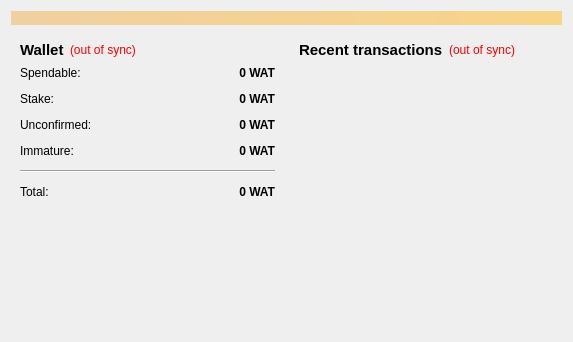
<?xml version="1.0" encoding="UTF-8"?>
<ui version="4.0">
 <class>OverviewPage</class>
 <widget class="QWidget" name="OverviewPage">
  <property name="geometry">
   <rect>
    <x>0</x>
    <y>0</y>
    <width>573</width>
    <height>342</height>
   </rect>
  </property>
  <property name="windowTitle">
   <string>Form</string>
  </property>
  <layout class="QVBoxLayout" name="topLayout">
   <item>
    <widget class="QLabel" name="labelAlerts">
     <property name="visible">
      <bool>false</bool>
     </property>
     <property name="styleSheet">
      <string notr="true">background-color: qlineargradient(x1: 0, y1: 0, x2: 1, y2: 0, stop:0 #F0D0A0, stop:1 #F8D488);  color:#000000
</string>
     </property>
     <property name="wordWrap">
      <bool>true</bool>
     </property>
     <property name="margin">
      <number>3</number>
     </property>
    </widget>
   </item>
   <item>
    <layout class="QHBoxLayout" name="horizontalLayout" stretch="1,1">
     <item>
      <layout class="QVBoxLayout" name="verticalLayout_2">
       <item>
        <widget class="QWidget" name="widget" native="true">
         <layout class="QVBoxLayout" name="verticalLayout_4">
          <item>
           <layout class="QHBoxLayout" name="horizontalLayout_4">
            <item>
             <widget class="QLabel" name="label_5">
              <property name="font">
               <font>
                <pointsize>11</pointsize>
                <weight>75</weight>
                <bold>true</bold>
               </font>
              </property>
              <property name="text">
               <string>Wallet</string>
              </property>
             </widget>
            </item>
            <item>
             <widget class="QLabel" name="labelWalletStatus">
              <property name="toolTip">
               <string>The displayed information may be out of date. Your wallet automatically synchronizes with the Watcoin network after a connection is established, but this process has not completed yet.</string>
              </property>
              <property name="styleSheet">
               <string notr="true">QLabel { color: red; }</string>
              </property>
              <property name="text">
               <string notr="true">(out of sync)</string>
              </property>
              <property name="alignment">
               <set>Qt::AlignLeading|Qt::AlignLeft|Qt::AlignVCenter</set>
              </property>
             </widget>
            </item>
            <item>
             <spacer name="horizontalSpacer_2">
              <property name="orientation">
               <enum>Qt::Horizontal</enum>
              </property>
              <property name="sizeHint" stdset="0">
               <size>
                <width>40</width>
                <height>20</height>
               </size>
              </property>
             </spacer>
            </item>
           </layout>
          </item>
          <item>
           <layout class="QFormLayout" name="formLayout_2">
            <property name="fieldGrowthPolicy">
             <enum>QFormLayout::AllNonFixedFieldsGrow</enum>
            </property>
            <property name="horizontalSpacing">
             <number>12</number>
            </property>
            <property name="verticalSpacing">
             <number>12</number>
            </property>
            <item row="0" column="0">
             <widget class="QLabel" name="label">
              <property name="text">
               <string>Spendable:</string>
              </property>
             </widget>
            </item>
            <item row="0" column="1">
             <widget class="QLabel" name="labelBalance">
              <property name="font">
               <font>
                <weight>75</weight>
                <bold>true</bold>
               </font>
              </property>
              <property name="cursor">
               <cursorShape>IBeamCursor</cursorShape>
              </property>
              <property name="toolTip">
               <string>Your current spendable balance</string>
              </property>
              <property name="text">
               <string notr="true">0 WAT</string>
              </property>
              <property name="alignment">
               <set>Qt::AlignRight|Qt::AlignTrailing|Qt::AlignVCenter</set>
              </property>
              <property name="textInteractionFlags">
               <set>Qt::LinksAccessibleByMouse|Qt::TextSelectableByKeyboard|Qt::TextSelectableByMouse</set>
              </property>
             </widget>
            </item>
            <item row="1" column="0">
             <widget class="QLabel" name="label_6">
              <property name="text">
               <string>Stake:</string>
              </property>
             </widget>
            </item>
            <item row="1" column="1">
             <widget class="QLabel" name="labelStake">
              <property name="font">
               <font>
                <weight>75</weight>
                <bold>true</bold>
               </font>
              </property>
              <property name="cursor">
               <cursorShape>IBeamCursor</cursorShape>
              </property>
              <property name="toolTip">
               <string>Total of coins that was staked, and do not yet count toward the current balance</string>
              </property>
              <property name="text">
               <string notr="true">0 WAT</string>
              </property>
              <property name="alignment">
               <set>Qt::AlignRight|Qt::AlignTrailing|Qt::AlignVCenter</set>
              </property>
              <property name="textInteractionFlags">
               <set>Qt::LinksAccessibleByMouse|Qt::TextSelectableByKeyboard|Qt::TextSelectableByMouse</set>
              </property>
             </widget>
            </item>
            <item row="2" column="0">
             <widget class="QLabel" name="label_3">
              <property name="text">
               <string>Unconfirmed:</string>
              </property>
             </widget>
            </item>
            <item row="2" column="1">
             <widget class="QLabel" name="labelUnconfirmed">
              <property name="font">
               <font>
                <weight>75</weight>
                <bold>true</bold>
               </font>
              </property>
              <property name="cursor">
               <cursorShape>IBeamCursor</cursorShape>
              </property>
              <property name="toolTip">
               <string>Total of transactions that have yet to be confirmed, and do not yet count toward the current balance</string>
              </property>
              <property name="text">
               <string notr="true">0 WAT</string>
              </property>
              <property name="alignment">
               <set>Qt::AlignRight|Qt::AlignTrailing|Qt::AlignVCenter</set>
              </property>
              <property name="textInteractionFlags">
               <set>Qt::LinksAccessibleByMouse|Qt::TextSelectableByKeyboard|Qt::TextSelectableByMouse</set>
              </property>
             </widget>
            </item>
            <item row="3" column="0">
             <widget class="QLabel" name="labelImmatureText">
              <property name="text">
               <string>Immature:</string>
              </property>
             </widget>
            </item>
            <item row="3" column="1">
             <widget class="QLabel" name="labelImmature">
              <property name="font">
               <font>
                <weight>75</weight>
                <bold>true</bold>
               </font>
              </property>
              <property name="toolTip">
               <string>Mined balance that has not yet matured</string>
              </property>
              <property name="text">
               <string notr="true">0 WAT</string>
              </property>
              <property name="alignment">
               <set>Qt::AlignRight|Qt::AlignTrailing|Qt::AlignVCenter</set>
              </property>
              <property name="textInteractionFlags">
               <set>Qt::LinksAccessibleByMouse|Qt::TextSelectableByKeyboard|Qt::TextSelectableByMouse</set>
              </property>
             </widget>
            </item>
            <item row="4" column="0" colspan="2">
             <widget class="Line" name="line">
              <property name="orientation">
               <enum>Qt::Horizontal</enum>
              </property>
             </widget>
            </item>
            <item row="5" column="0">
             <widget class="QLabel" name="labelTotalText">
              <property name="text">
               <string>Total:</string>
              </property>
             </widget>
            </item>
            <item row="5" column="1">
             <widget class="QLabel" name="labelTotal">
              <property name="font">
               <font>
                <weight>75</weight>
                <bold>true</bold>
               </font>
              </property>
              <property name="cursor">
               <cursorShape>IBeamCursor</cursorShape>
              </property>
              <property name="toolTip">
               <string>Your current total balance</string>
              </property>
              <property name="text">
               <string notr="true">0 WAT</string>
              </property>
              <property name="alignment">
               <set>Qt::AlignRight|Qt::AlignTrailing|Qt::AlignVCenter</set>
              </property>
              <property name="textInteractionFlags">
               <set>Qt::LinksAccessibleByMouse|Qt::TextSelectableByKeyboard|Qt::TextSelectableByMouse</set>
              </property>
             </widget>
            </item>
           </layout>
          </item>
         </layout>
        </widget>
       </item>
       <item>
        <spacer name="verticalSpacer">
         <property name="orientation">
          <enum>Qt::Vertical</enum>
         </property>
         <property name="sizeHint" stdset="0">
          <size>
           <width>20</width>
           <height>40</height>
          </size>
         </property>
        </spacer>
       </item>
      </layout>
     </item>
     <item>
      <layout class="QVBoxLayout" name="verticalLayout_3">
       <item>
        <widget class="QWidget" name="widget_2" native="true">
         <layout class="QVBoxLayout" name="verticalLayout">
          <item>
           <layout class="QHBoxLayout" name="horizontalLayout_2">
            <item>
             <widget class="QLabel" name="label_4">
              <property name="font">
               <font>
                <pointsize>11</pointsize>
                <weight>75</weight>
                <bold>true</bold>
               </font>
              </property>
              <property name="text">
               <string>&lt;b&gt;Recent transactions&lt;/b&gt;</string>
              </property>
             </widget>
            </item>
            <item>
             <widget class="QLabel" name="labelTransactionsStatus">
              <property name="toolTip">
               <string>The displayed information may be out of date. Your wallet automatically synchronizes with the Watcoin network after a connection is established, but this process has not completed yet.</string>
              </property>
              <property name="styleSheet">
               <string notr="true">QLabel { color: red; }</string>
              </property>
              <property name="text">
               <string notr="true">(out of sync)</string>
              </property>
              <property name="alignment">
               <set>Qt::AlignRight|Qt::AlignTrailing|Qt::AlignVCenter</set>
              </property>
             </widget>
            </item>
            <item>
             <spacer name="horizontalSpacer">
              <property name="orientation">
               <enum>Qt::Horizontal</enum>
              </property>
              <property name="sizeHint" stdset="0">
               <size>
                <width>40</width>
                <height>20</height>
               </size>
              </property>
             </spacer>
            </item>
           </layout>
          </item>
          <item>
           <widget class="QListView" name="listTransactions">
            <property name="styleSheet">
             <string notr="true">QListView { background: transparent; }</string>
            </property>
            <property name="frameShape">
             <enum>QFrame::NoFrame</enum>
            </property>
            <property name="verticalScrollBarPolicy">
             <enum>Qt::ScrollBarAlwaysOff</enum>
            </property>
            <property name="horizontalScrollBarPolicy">
             <enum>Qt::ScrollBarAlwaysOff</enum>
            </property>
            <property name="selectionMode">
             <enum>QAbstractItemView::NoSelection</enum>
            </property>
           </widget>
          </item>
         </layout>
        </widget>
       </item>
      </layout>
     </item>
    </layout>
   </item>
  </layout>
 </widget>
 <resources/>
 <connections/>
</ui>
